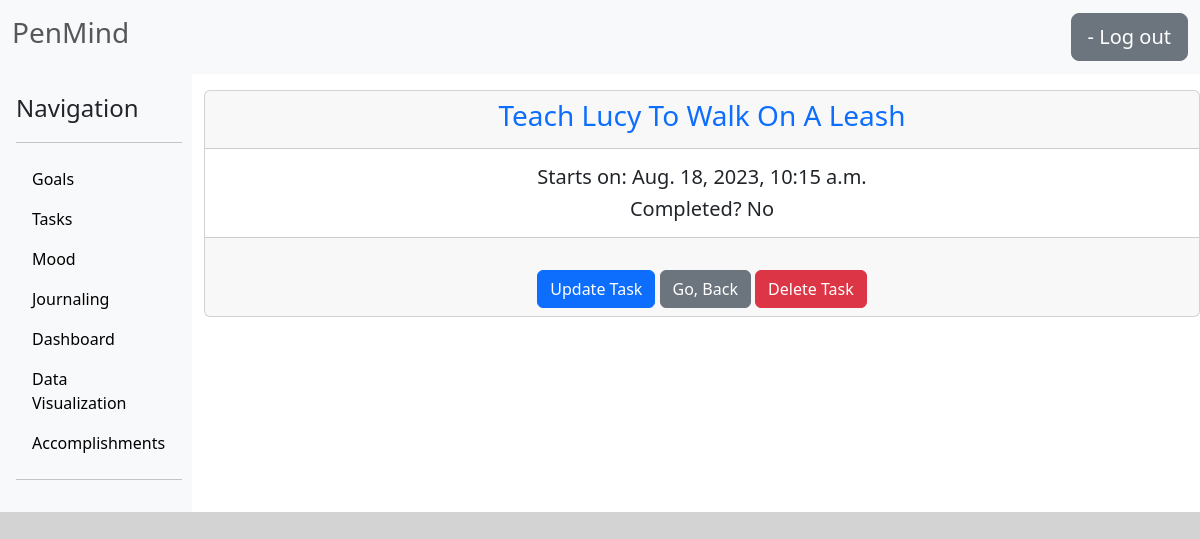
Before: /detail_todo/3/detail/ with the older database file.
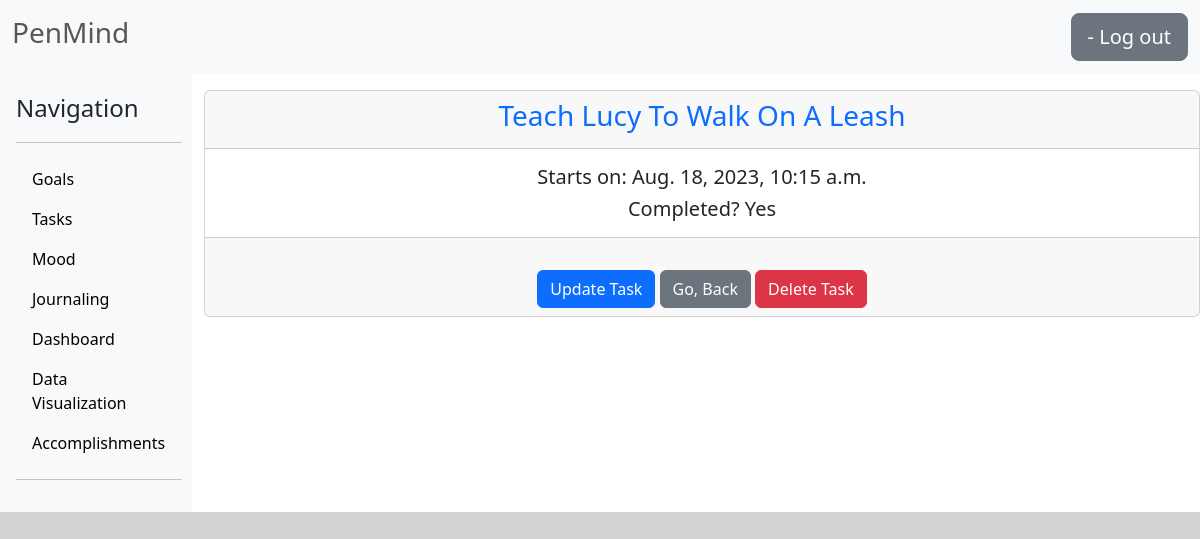
After: the same page with the newer database file.
### To_Do/views.py (the view)
# urls.py: path('detail_todo/<int:pk>/detail/', TaskDetailView.as_view(), name='detail_todo'),
class TaskDetailView(DetailView):
    model = Task
    template_name = "To_Do/detail_todo.html"
    context_object_name = "post"

### To_Do/templates/To_Do/detail_todo.html
{% extends "Journaling/base.html" %}
{% load crispy_forms_tags %}
{% block content %}
  <div class="card text-center mt-3">
  <div class="card-header text-primary">
    <h3>{{ object.title.title }}</h3>
  </div>
  <div class="card-body">
    <h5 class="card-title">Starts on: {{ object.starting_time }}</h5>
    {% if object.completed == False  %}
      <h5 class="card-text">Completed? No </h5>
    {% else %}
      <h5 class="card-text">Completed? Yes </h5>
    {% endif %}
  </div>
  <div class="card-footer text-body-secondary">
    <a href="{% url 'update_todo' object.pk %}" class="btn btn-primary mt-4">Update Task</a>
    <a href="{% url 'todos' %}" class="btn btn-secondary mt-4 " >Go, Back</a>
    <a href="{% url 'delete_todo' object.pk %}" class="btn btn-danger mt-4">Delete Task</a>
  </div>
</div>
{% endblock content %}

Changed rows visible on the page:
changed Task "Teach Lucy To Walk On A Leash": completed False → True (drawn)
Other visible differences:
text no longer shown: "Completed? No"
text now shown: "Completed? Yes"
